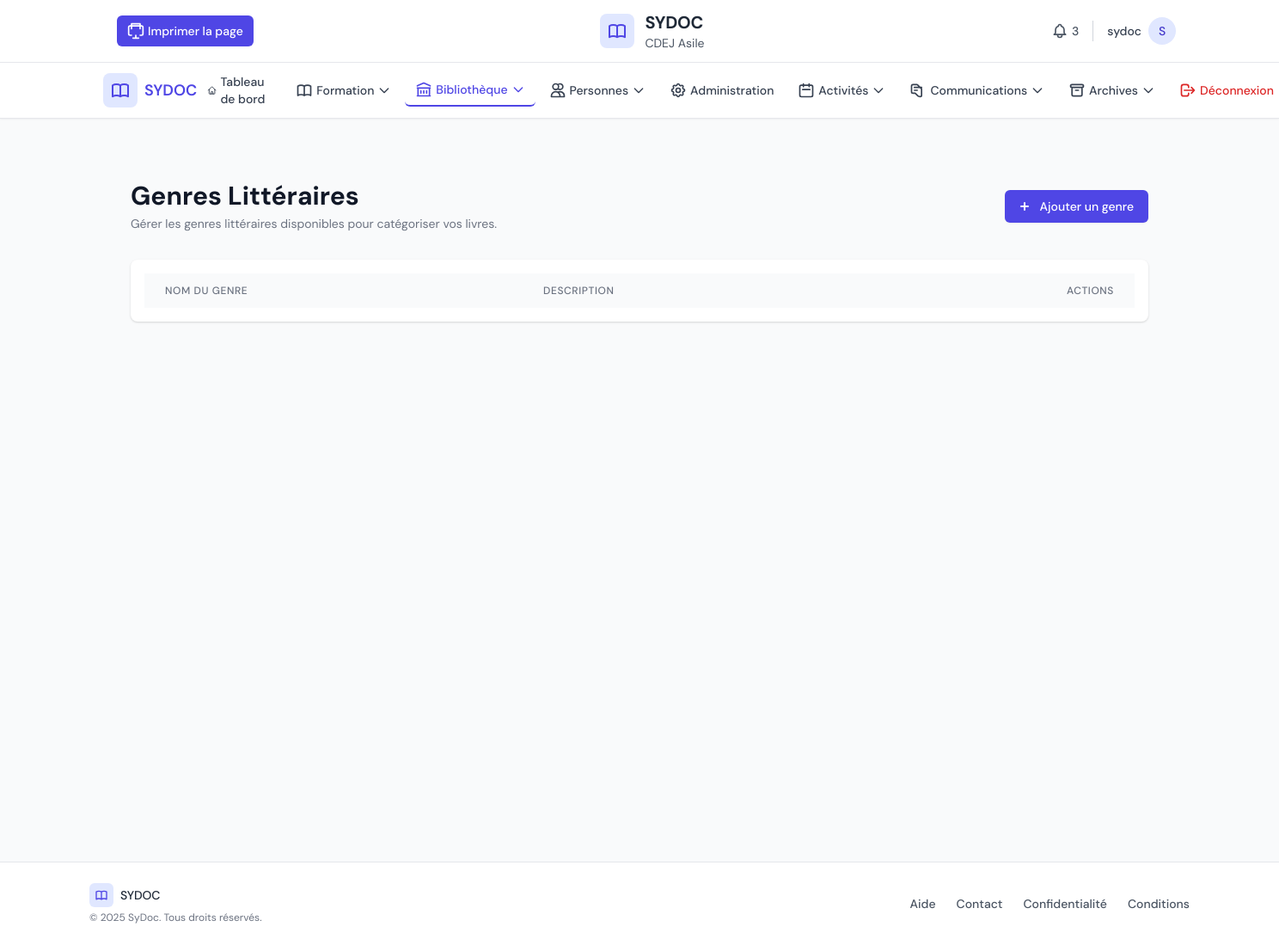
The page /center/literary-genres/ (signed in) on the database as committed earlier.
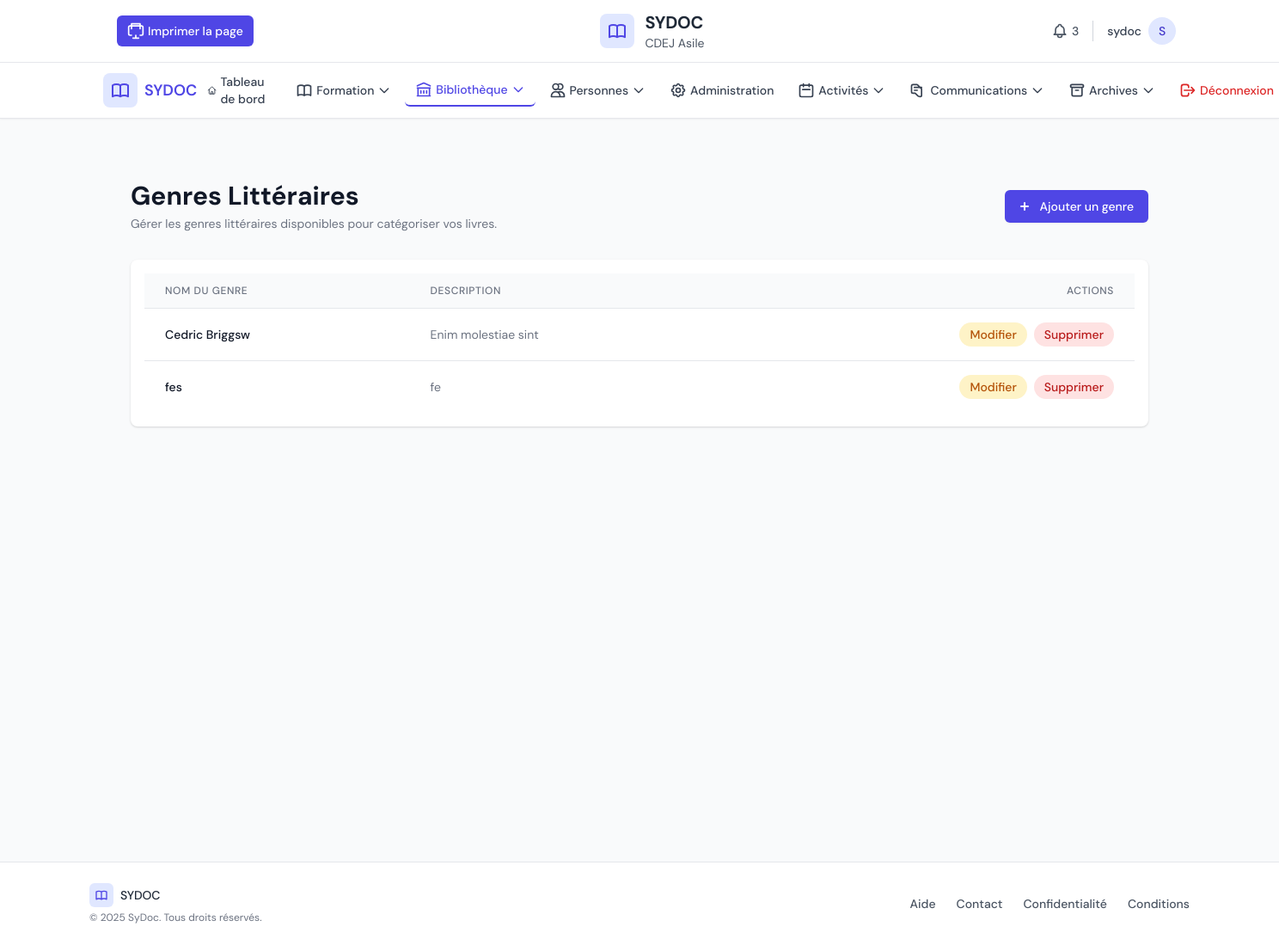
The same page on the database as committed later.
### core/models.py (models this page shows, shortened)
class LiteraryGenre(models.Model):
    name = models.CharField(max_length=100, unique=True, verbose_name='Nom du Genre Littéraire')
    description = models.TextField(blank=True, verbose_name='Description')
    class Meta:
        verbose_name = 'Genre Littéraire'
        verbose_name_plural = 'Genres Littéraires'
        ordering = ['name']

### center_panel/views.py (the view)
# urls.py: path('literary-genres/', views.literary_genre_list, name='literary_genres'),
@login_required
def literary_genre_list(request):
    current_center = DocumentationCenter.objects.first()
    literary_genres = LiteraryGenre.objects.all().order_by('name')
    context = {
        'literary_genres': literary_genres,
        'current_center': current_center,
    }
    return render(request, 'center_panel/admin/literary_genre_list.html', context)

### center_panel/templates/center_panel/admin/literary_genre_list.html (shortened to what this page needs)
{% extends 'center_panel/base.html' %}
{% load static %}
{% block content %}
<div class="min-h-screen bg-gray-50 py-8 px-4 sm:px-6 lg:px-8">
    <div class="max-w-7xl mx-auto">
        <div class="md:flex md:items-center md:justify-between mb-8">
            <div class="flex-1 min-w-0">
                <h2 class="text-2xl font-bold leading-7 text-gray-900 sm:text-3xl sm:truncate">
                    Genres Littéraires
                </h2>
                <p class="mt-1 max-w-2xl text-sm text-gray-500">
                    Gérer les genres littéraires disponibles pour catégoriser vos livres.
                </p>
            </div>
            <div class="mt-4 flex md:mt-0 md:ml-4">
                <a href="{% url 'center_panel:add_literary_genre' %}"
                   class="ml-3 inline-flex items-center px-4 py-2 border border-transparent rounded-md shadow-sm text-sm font-medium text-white bg-indigo-600 hover:bg-indigo-700 focus:outline-none focus:ring-2 focus:ring-offset-2 focus:ring-indigo-500">
                    <svg class="-ml-1 mr-2 h-5 w-5" xmlns="http://www.w3.org/2000/svg" viewBox="0 0 20 20" fill="currentColor">
                        <path fill-rule="evenodd" d="M10 5a1 1 0 011 1v3h3a1 1 0 110 2h-3v3a1 1 0 11-2 0v-3H6a1 1 0 110-2h3V6a1 1 0 011-1z" clip-rule="evenodd" />
                    </svg>
                    Ajouter un genre
                </a>
            </div>
        </div>
        <div class="bg-white shadow overflow-hidden sm:rounded-lg">
            <div class="p-4">
                <table id="genres-table" class="min-w-full divide-y divide-gray-200" data-datatable>
                    <thead class="bg-gray-50">
                        <tr>
                            <th scope="col" class="px-6 py-3 text-left text-xs font-medium text-gray-500 uppercase tracking-wider">
                                Nom du Genre
                            </th>
                            <th scope="col" class="px-6 py-3 text-left text-xs font-medium text-gray-500 uppercase tracking-wider">
                                Description
                            </th>
                            <th scope="col" class="px-6 py-3 text-right text-xs font-medium text-gray-500 uppercase tracking-wider">
                                Actions
                            </th>
                        </tr>
                    </thead>
                    <tbody class="bg-white divide-y divide-gray-200">
                        {% for literary_genre in literary_genres %}
                        <tr>
                            <td class="px-6 py-4 whitespace-nowrap">
                                <div class="text-sm font-medium text-gray-900">{{ literary_genre.name }}</div>
                            </td>
                            <td class="px-6 py-4">
                                <div class="text-sm text-gray-500">{{ literary_genre.description|truncatechars:50 }}</div>
                            </td>
                            <td class="px-6 py-4 whitespace-nowrap text-right text-sm font-medium">
                                <div class="flex space-x-2 justify-end">
                                    <a href="{% url 'center_panel:edit_literary_genre' literary_genre.id %}" class="bg-yellow-100 hover:bg-yellow-200 text-yellow-700 px-3 py-1 rounded-full text-sm font-medium">
                                        Modifier
                                    </a>
                                    <a href="#" class="bg-red-100 hover:bg-red-200 text-red-700 px-3 py-1 rounded-full text-sm font-medium delete-btn" data-id="{{ literary_genre.id }}">
                                        Supprimer
                                    </a>
                                </div>
                            </td>
                        </tr>
                        {% endfor %}
                    </tbody>
                </table>
            </div>
        </div>
    </div>
</div>
{% endblock %}

Rows that differ between the two databases and show on the page:
added LiteraryGenre: name "Cedric Briggsw", description "Enim molestiae sint"
added LiteraryGenre: name "fes", description "fe"
